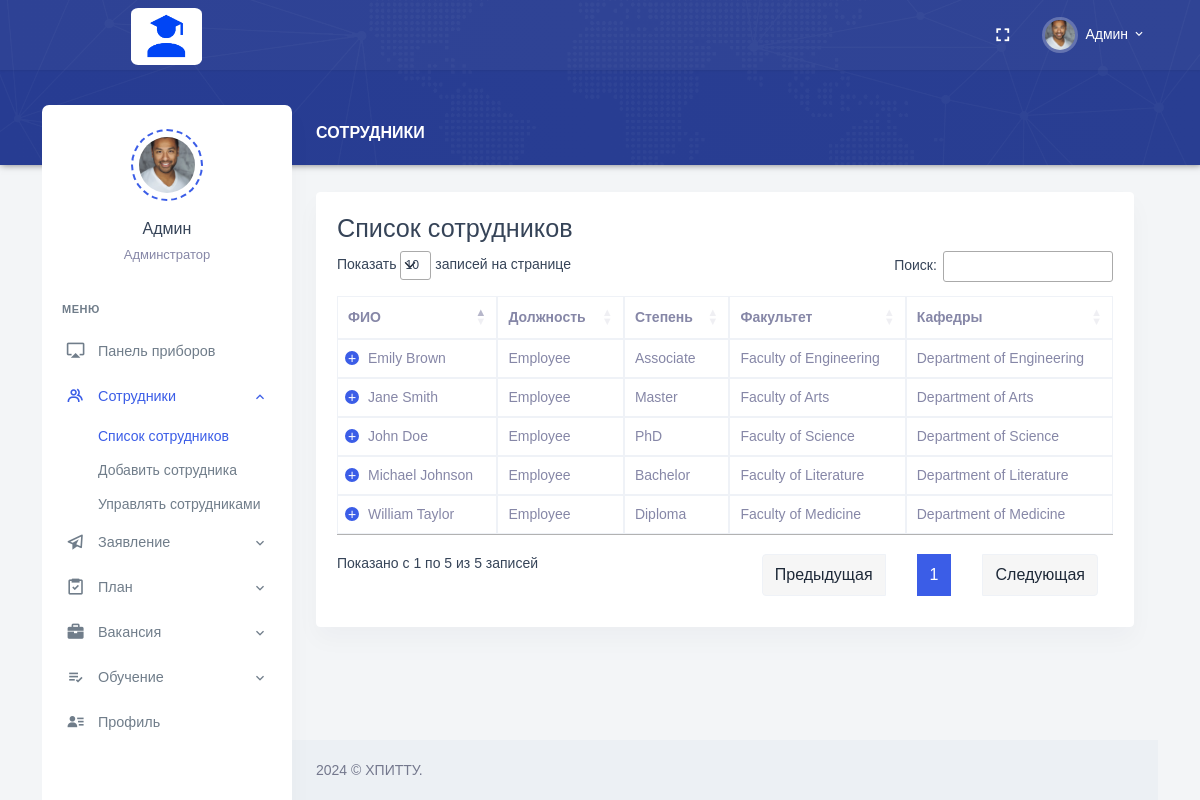
The page /University_HR/dir-employee.php on the database its author committed.
### tables this page shows
CREATE TABLE `employees` (
  `Employee_Id` int(11) NOT NULL,
  `Full_Name` varchar(255) DEFAULT NULL,
  `Date_of_Birth` date DEFAULT NULL,
  `Place_of_Birth` varchar(255) DEFAULT NULL,
  `Position_Id` int(11) DEFAULT NULL,
  `Degree_Id` int(11) DEFAULT NULL,
  `Faculty_Id` int(11) DEFAULT NULL,
  `Department_Id` int(11) DEFAULT NULL,
  `User_Role_Id` int(11) DEFAULT NULL,
  `Email` varchar(255) DEFAULT NULL,
  `Phone_Number` varchar(20) DEFAULT NULL,
  `Employee_Number` varchar(20) DEFAULT NULL,
  `Date_Added` date DEFAULT NULL,
  `Path_Photo` varchar(255) DEFAULT NULL,
  PRIMARY KEY (`Employee_Id`),
  KEY `Degree_Id` (`Degree_Id`),
  KEY `Faculty_Id` (`Faculty_Id`),
  KEY `Department_Id` (`Department_Id`),
  KEY `User_Role_Id` (`User_Role_Id`),
  CONSTRAINT `employees_ibfk_1` FOREIGN KEY (`Employee_Id`) REFERENCES `positions` (`Position_Id`) ON DELETE CASCADE ON UPDATE CASCADE,
  CONSTRAINT `employees_ibfk_2` FOREIGN KEY (`Degree_Id`) REFERENCES `degrees` (`Degree_Id`) ON DELETE CASCADE ON UPDATE CASCADE,
  CONSTRAINT `employees_ibfk_3` FOREIGN KEY (`Faculty_Id`) REFERENCES `faculties` (`Faculty_Id`) ON DELETE CASCADE ON UPDATE CASCADE,
  CONSTRAINT `employees_ibfk_4` FOREIGN KEY (`Department_Id`) REFERENCES `departments` (`Department_Id`) ON DELETE CASCADE ON UPDATE CASCADE,
  CONSTRAINT `employees_ibfk_5` FOREIGN KEY (`User_Role_Id`) REFERENCES `user_roles` (`User_Role_Id`) ON DELETE CASCADE ON UPDATE CASCADE,
  CONSTRAINT `employees_ibfk_6` FOREIGN KEY (`Employee_Id`) REFERENCES `training` (`Training_Id`) ON DELETE CASCADE ON UPDATE CASCADE
);

CREATE TABLE `user_roles` (
  `User_Role_Id` int(11) NOT NULL,
  `User_Type` varchar(50) DEFAULT NULL,
  PRIMARY KEY (`User_Role_Id`)
);

CREATE TABLE `degrees` (
  `Degree_Id` int(11) NOT NULL,
  `Degree_Name` varchar(255) DEFAULT NULL,
  PRIMARY KEY (`Degree_Id`)
);

CREATE TABLE `faculties` (
  `Faculty_Id` int(11) NOT NULL,
  `Faculty_Name` varchar(255) DEFAULT NULL,
  PRIMARY KEY (`Faculty_Id`)
);

CREATE TABLE `departments` (
  `Department_Id` int(11) NOT NULL,
  `Department_Name` varchar(255) DEFAULT NULL,
  PRIMARY KEY (`Department_Id`)
);

### University_HR/dir-employee.php (the view, shortened to what this page needs)
<?php
require_once "header.php";
?>
<div class="main-content">
<div class="page-content">
    <div class="row">
        <div class="col-12">
            <div class="page-title-box d-flex align-items-center justify-content-between">
                <h4 class="page-title mb-0 font-size-18">Сотрудники</h4>
            </div>
        </div>
    </div>
<link rel="stylesheet" type="text/css" href="https://cdn.datatables.net/1.11.6/css/jquery.dataTables.css">
<div class="row">
<div class="col-12">
    <div class="card">
        <div class="card-body">
            <h3>Список сотрудников</h3>
            <table id="datatable" class="table table-bordered dt-responsive nowrap"
                                    style="border-collapse: collapse; border-spacing: 0; width: 100%;">
                                    <thead>
                                        <tr>
                                            <th>ФИО</th>
                                            <th>Должность</th>
                                            <th>Степень</th>
                                            <th>Факультет</th>
                                            <th>Кафедры</th>
                                        </tr>
                                    </thead>
                                    <tbody>
                                        <?php
                                        include_once 'conn.php';
                                        $sql = "select e.Full_Name as FullName, ur.User_Type as UserType, d.Degree_Name as DegreeName, f.Faculty_Name as FacultyName, dep.Department_Name as DepartmentName, e.Email, e.Phone_Number as PhoneNumber, e.Employee_Number EmployeeNumber, e.Date_of_Birth as DateofBirth, e.Place_of_Birth as PlaceofBirth from employees e left join user_roles ur on e.User_Role_Id = ur.User_Role_Id left join degrees d on e.Degree_Id = d.Degree_Id left join faculties f on e.Faculty_Id = f.Faculty_Id left join departments dep on e.Department_Id = dep.Department_Id;";
                                        $result = $conn->query($sql);
                                        if ($result->num_rows > 0) {
                                            while ($row = $result->fetch_assoc()) {
                                                echo "<tr>".
                                                        "<td>".$row["FullName"]."</td>".
                                                        "<td>".$row["UserType"]."</td>".
                                                        "<td>".$row["DegreeName"]."</td>".
                                                        "<td>".$row["FacultyName"]."</td>".
                                                        "<td>".$row["DepartmentName"]."</td>".
                                                        "<td>".$row["Email"]."</td>".
                                                        "<td>".$row["PhoneNumber"]."</td>".
                                                        "<td>".$row["EmployeeNumber"]."</td>".
                                                        "<td>".$row["DateofBirth"]."</td>".
                                                        "<td>".$row["PlaceofBirth"]."</td>".
                                                    "</tr>";
                                            }
                                        }
                                        ?>
                                    </tbody>
                                </table>
                            </div>
                        </div>
                    </div>
                </div>
            <?php
require_once "footer.php";
?>

### rows shown on the page
employees: Full_Name "John Doe", User_Role_Id.User_Type "Employee", Degree_Id.Degree_Name "PhD", Faculty_Id.Faculty_Name "Faculty of Science", Department_Id.Department_Name "Department of Science"
employees: Full_Name "Jane Smith", User_Role_Id.User_Type "Employee", Degree_Id.Degree_Name "Master", Faculty_Id.Faculty_Name "Faculty of Arts", Department_Id.Department_Name "Department of Arts"
employees: Full_Name "Michael Johnson", User_Role_Id.User_Type "Employee", Degree_Id.Degree_Name "Bachelor", Faculty_Id.Faculty_Name "Faculty of Literature", Department_Id.Department_Name "Department of Literature"
employees: Full_Name "Emily Brown", User_Role_Id.User_Type "Employee", Degree_Id.Degree_Name "Associate", Faculty_Id.Faculty_Name "Faculty of Engineering", Department_Id.Department_Name "Department of Engineering"
employees: Full_Name "William Taylor", User_Role_Id.User_Type "Employee", Degree_Id.Degree_Name "Diploma", Faculty_Id.Faculty_Name "Faculty of Medicine", Department_Id.Department_Name "Department of Medicine"
